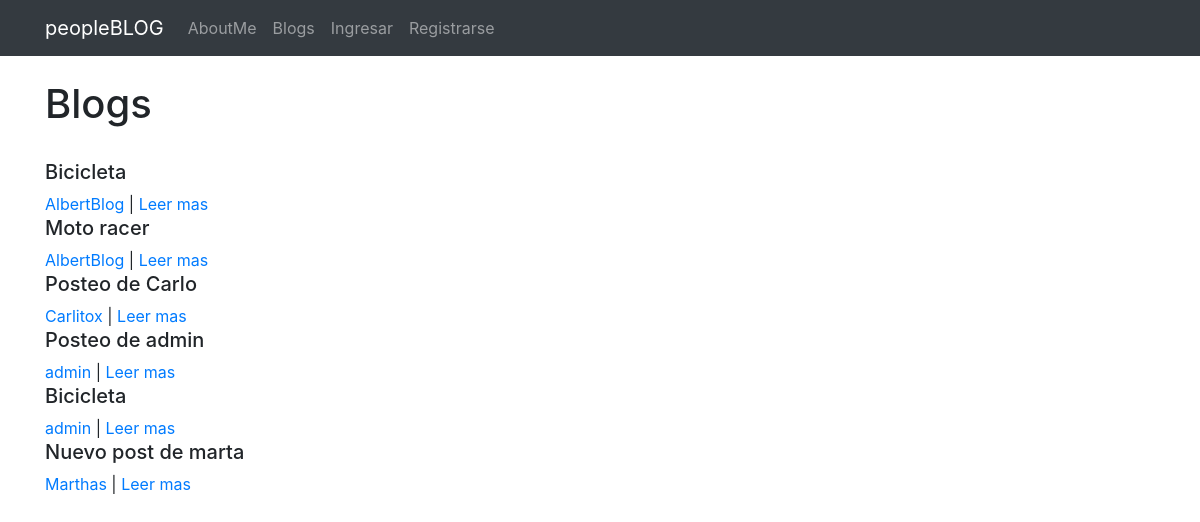
Before: /blog/leerpaginas/ with the older database file.
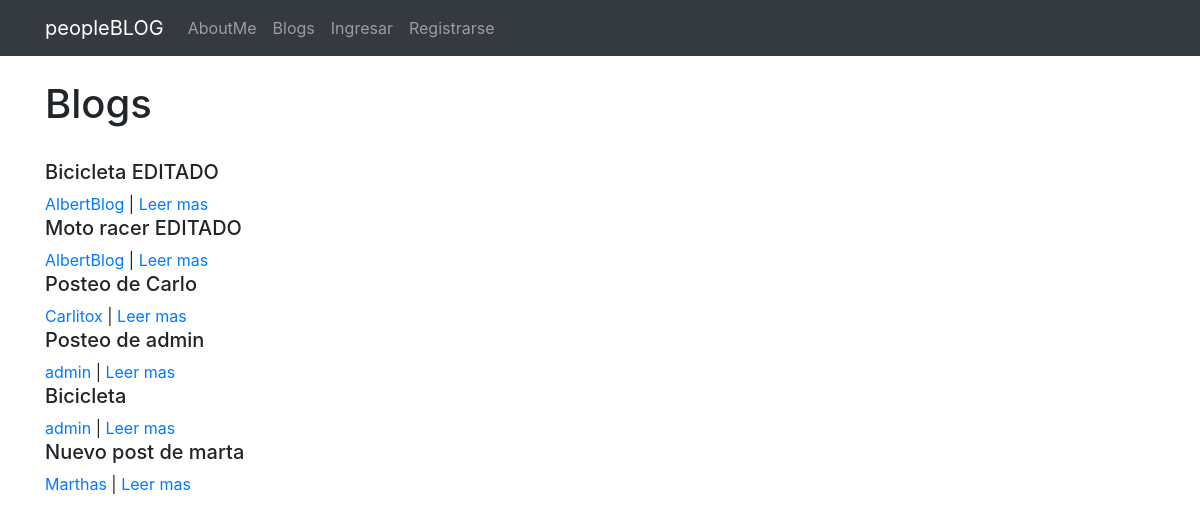
After: the same page with the newer database file.
### Blog/models.py (models this page shows, shortened)
class Pagina(models.Model):
    titulo=models.CharField(max_length=100)
    subtitulo=models.CharField(max_length=100)
    user= models.ForeignKey(User, on_delete=models.CASCADE)
    imagen= models.ImageField(null=True, blank=True, upload_to="post")
    cuerpo=RichTextField(null=True, blank=True)
    creado=models.DateField(auto_now_add=True)
    editado=models.DateField(auto_now=True)

### Blog/views.py (the view)
# urls.py: path('leerpaginas/', views.leerpaginas, name="leerpaginas"),
def leerpaginas(request):
    paginas=Pagina.objects.all()
    return render(request, "listapaginas_copia.html", {"paginas":paginas})

### Templates/listapaginas_copia.html (shortened to what this page needs)
{% extends "padre.html" %}
{% load static %}
{% block content %}
<h1>Blogs</h1>
<br>
{% for pagina in paginas %}
<h5>{{ pagina.titulo }}</h5>
<a href="{% url 'profile' pagina.user.id %}">{{ pagina.user }}</a> |
<a href="{% url 'paginadetalle' pagina.id %}">Leer mas</a>
{% endfor %}
<br>
<br>
{% endblock %}

Changed rows visible on the page:
changed Pagina: titulo "Bicicleta" → "Bicicleta EDITADO"
changed Pagina: titulo "Moto racer" → "Moto racer EDITADO"
